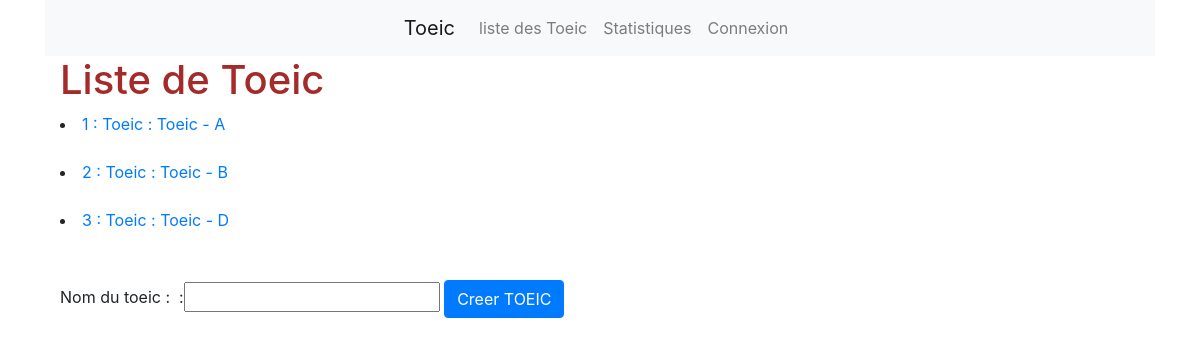
Page /liste_TOEIC on the earlier database version.
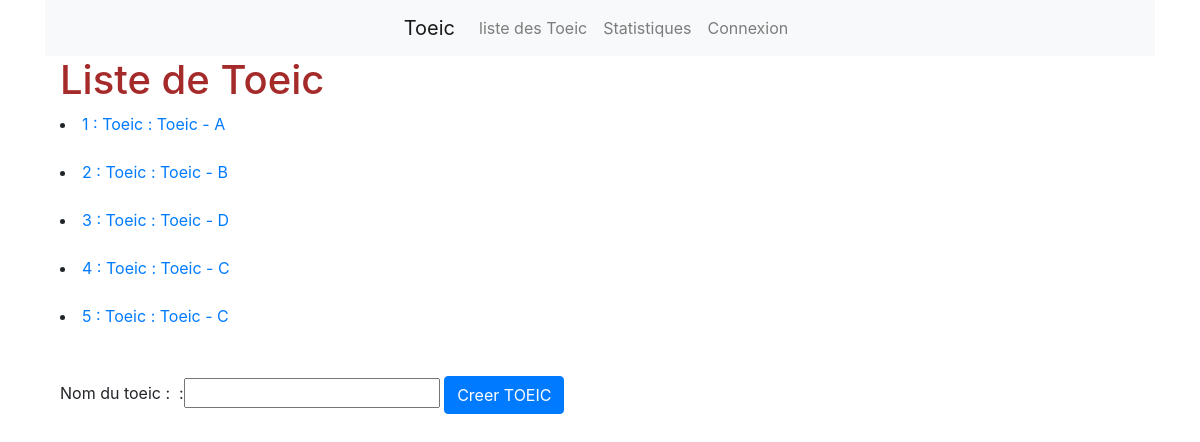
Same page on the later database version.
### site_web/models.py (models this page shows)
class TOEIC(models.Model):
    lib_TOEIC=models.CharField(max_length=20)
    def __str__(self):
        return "Toeic : " +self.lib_TOEIC

### site_web/views.py (the view, shortened to what this page needs)
# urls.py: path('liste_TOEIC', views.liste_TOEIC, name="liste_TOEIC"),
def liste_TOEIC(request):
    listToeic =  ( Question.objects.all().values('id_TOEIC').distinct() )
    toeic = TOEIC.objects.filter(id__in=listToeic)
    toeicEnCours = TOEICEnCours.objects.all()
    maintenant=datetime.now()
    list_idToeicEnCours = []
    for t in toeic :
        for tEc in toeicEnCours :
            if(t.id==tEc.id_TOEIC.id and t.id not in list_idToeicEnCours):
                date_debut = (tEc.date_Debut)
                finSession = date_debut + timedelta(hours=2)
                if(estPlusGrandDate(date_debut,maintenant)  ) :
                    if estPlusGrandDate(maintenant,finSession):
                        list_idToeicEnCours.append(t.id)
    if request.method == 'GET': #Pour récupérer la page
        test = NomToeicForm(None)
        context ={
            "titre":"Liste de Toeic",
            "liste":toeic,
            "test" : test
        }
        context['list_idToeicEnCours']=list_idToeicEnCours
        context['toeicEnCours']=toeicEnCours
        return render(request,"listeToeic.html",context)

### site_web/forms.py
class NomToeicForm(forms.Form):
    nom = forms.CharField(label='Nom du toeic : ', required=True,widget=forms.TextInput(attrs={'required': "required"}), max_length=100 )

### site_web/functions.py (called while the page is built)
def estPlusGrandDate(date1,date2):
    return date1.replace(tzinfo=None)<date2.replace(tzinfo=None)

### templates/listeToeic.html (shortened to what this page needs)
{% extends 'base.html' %}
{% block content %}
<h1>{{ titre }}</h1>
{% for obj in liste %}
{% if user.is_superuser %}
<li>{{obj.id}}  : {{obj}}</li>
    {% if obj.id not in list_idToeicEnCours %}
    <form method='post'>
        {% csrf_token %}
        <button class="btn btn-primary" type="submit" name="toeic" value={{obj.id}} >Lancer TOEIC </button>
    </form>
    {% else %}
    {% for tec in toeicEnCours %}
        {% if tec.id == obj.id %}
        <script>
            /**
            var heureD = "{{tec.date_Debut.hour}}";
            var minuteD = "{{tec.date_Debut.minute}}";
            var secondeD = "{{tec.date_Debut.second}}";
            dateDebut = new Date();
            dateDebut.setHours(heureD);
            dateDebut.setMinutes(minuteD);
            dateDebut.setSeconds(secondeD);
            // Set the date we're counting down to
            let countDownDate = dateDebut;
            countDownDate.setHours(countDownDate.getHours() +2 );
            var now = new Date().getTime();
            /**if (countDownDate - now < 0) {
                location.href="/home";
              }
            // Update the count down every 1 second
            var x = setInterval(function() {
              // Get today's date and time
              var now = new Date().getTime();
              // Find the distance between now and the count down date
              var distance = countDownDate - now;
              // Time calculations for days, hours, minutes and seconds
              var hours = Math.floor((distance % (1000 * 60 * 60 * 24)) / (1000 * 60 * 60));
              var minutes = Math.floor((distance % (1000 * 60 * 60)) / (1000 * 60));
              var seconds = Math.floor((distance % (1000 * 60)) / 1000);
              var chrono = hours + "h " + minutes + "m " + seconds + "s ";
              // Output the result in an element with id="demo"
              document.getElementById("{{obj.id}}").innerHTML = chrono;
              // If the count down is over, write some text
              if (distance < 0) {
                clearInterval(x);
                document.getElementById("{{obj.id}}").innerHTML = "EXPIRED";
                document.getElementById("valider").click();
                document.write(distance)
              }
            }, 1000);*/
        </script>
        <p id="{{obj.id}}"></p>
        {% endif %}
    {% endfor %}
    {% endif %}
{% else %}
<li><a href="{% url 'repondTOEIC' obj.id %}">{{obj.id}}  : {{obj}} </a></li>
{% endif %}
 <br/>
 {% endfor %}
<br/>
<div id="listeTOEIC">
    <div class="form-group">
        <form method='post'>
    {{ test }}
    <input class="btn btn-primary" type="submit" value='Creer TOEIC' >
</form>
</div>
{% endblock %}

### templates/base.html (shortened to what this page needs)
{% load static %}
<html>
    <head>
        <link rel="stylesheet" href="https://stackpath.bootstrapcdn.com/bootstrap/4.1.3/css/bootstrap.min.css">
        <link rel="stylesheet" href="{% static 'css/style.css' %}">
    </head>
    <body>
        <div class="container">
        <nav class="navbar navbar-expand-lg navbar-light bg-light justify-content-center">
            <a class="navbar-brand" href="/">Toeic</a>
              <ul class="navbar-nav navbar-center">
                <li class="nav-item">
                    <a class="nav-link" href="{% url 'liste_TOEIC' %}">liste des Toeic</span></a>
                </li>
                {% if user.is_superuser %}
                <li class="nav-item">
                    <a class="nav-link"  href="{% url 'espace_professeur' %}">Page prof</a>
                </li>
                <li class="nav-item">
                  <a class="nav-link"  href="{% url 'stats_Prof' %}">Statistiques</a>
                </li>
                {% else %}
                <li class="nav-item">
                  <a class="nav-link"  href="{% url 'stats_Eleve' %}">Statistiques</a>
                </li>
                {% endif %}
                {% if user.is_authenticated is not True %}
                <li class="nav-item">
                  <a class="nav-link"  href="{% url 'login' %}">Connexion</a>
                </li>
                {% else %}
                <li class="nav-item">
                <a class="nav-link"  href="{% url 'logout' %}">Deconnexion</a>
                </li>
                {% endif %}
              </ul>
          </nav>
        <div class="content container">
                            {% block content %}{% endblock %}
        </div>
    </body>
</html>

### site_web/static/css/style.css (style rules this page uses)
h1, h2, h3 { color: brown; }

Differences in the rows shown:
added TOEIC: id "4", lib_TOEIC "Toeic : Toeic - C"
added TOEIC: id "5", lib_TOEIC "Toeic : Toeic - C"
